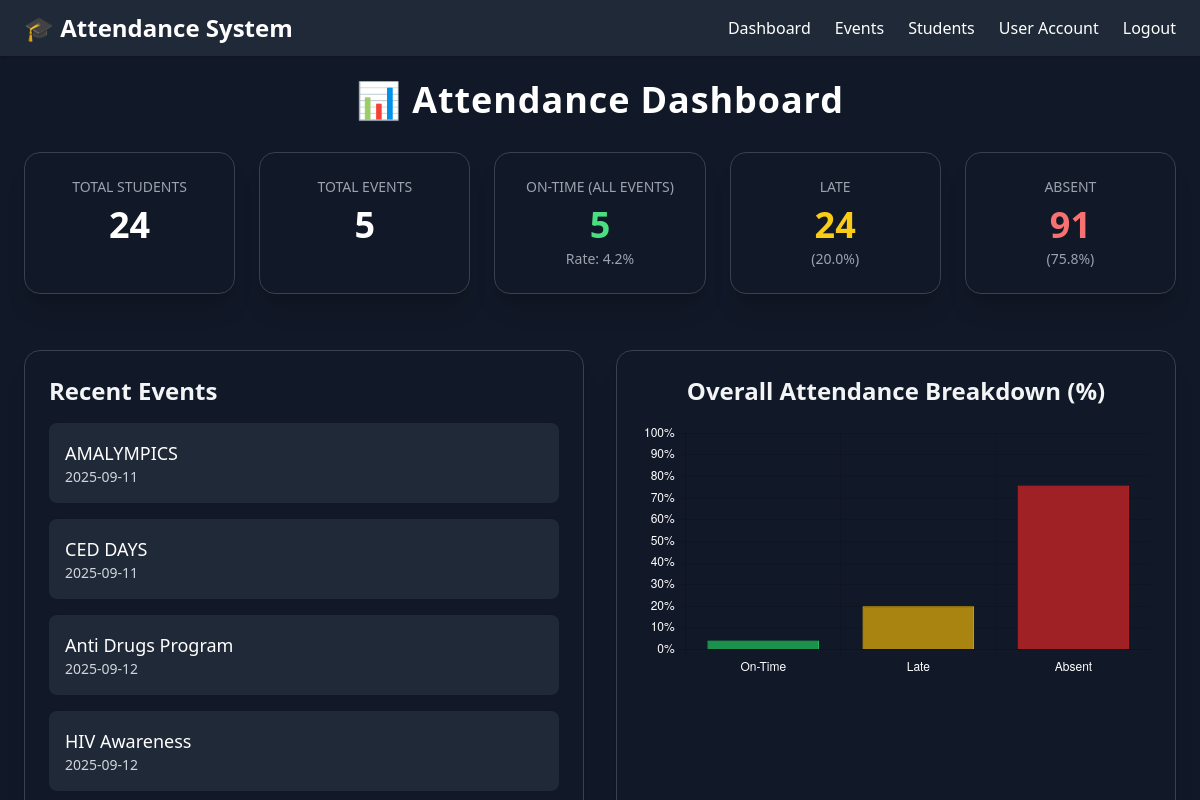
The page /dashboard (signed in) on the database its author committed.
### tables this page shows
CREATE TABLE events (
    id INTEGER PRIMARY KEY AUTOINCREMENT,
    event_name TEXT NOT NULL,
    event_date TEXT NOT NULL,
    semester TEXT NOT NULL
, cutoff_time TEXT);

### app/routes/dashboard.py (the view)
@bp.route("/dashboard")
def dashboard():
    if "user_id" not in session:
        return redirect(url_for("auth.login"))
    user_id = session["user_id"]
    user_name = session.get("username", "Officer")
    user_type = session.get("user_type", "officer")
    conn = get_db_connection()
    cur = conn.cursor()
    cur.execute("SELECT id, event_name, event_date FROM events ORDER BY event_date ASC")
    events = [dict(row) for row in cur.fetchall()]
    event_ids = [e["id"] for e in events]
    cur.execute("SELECT usn, name FROM student_info ORDER BY name ASC")
    students_raw = cur.fetchall()
    total_students = len(students_raw)
    total_events = len(events)
    if event_ids and total_students > 0:
        cur.execute(f"""
            SELECT
                SUM(CASE WHEN time_in IS NOT NULL AND time_in != '' AND time_in != 'Absent' AND time_in != 'Late' THEN 1 ELSE 0 END) AS total_present,
                SUM(CASE WHEN time_in = 'Late' THEN 1 ELSE 0 END) AS total_late
            FROM event_attendance
            WHERE event_id IN ({','.join(['?']*len(event_ids))})
        """, event_ids)
        stats = cur.fetchone()
        total_present = stats["total_present"] or 0
        total_late = stats["total_late"] or 0
        total_records = total_students * total_events
        total_absent = total_records - (total_present + total_late)
    else:
        total_records = total_present = total_late = total_absent = 0
    late_percentage = f"{(total_late/total_records*100):.1f}%" if total_records else "0%"
    absent_percentage = f"{(total_absent/total_records*100):.1f}%" if total_records else "0%"
    attendance_rate = f"{(total_present/total_records*100):.1f}%" if total_records else "0%"
    conn.close()
    return render_template(
        "dashboard.html",
        user_name=user_name,   # session username
        user_type=user_type,   # session user type
        events=events,
        total_present=total_present,
        total_late=total_late,
        total_absent=total_absent,
        attendance_rate=attendance_rate,
        late_percentage=late_percentage,
        absent_percentage=absent_percentage,
        total_students=total_students,
        total_events=total_events
    )

### app/routes/dashboard.py (called while the page is built)
def get_db_connection():
    conn = sqlite3.connect(DB_PATH)
    conn.row_factory = sqlite3.Row
    return conn

### app/templates/dashboard.html (shortened to what this page needs)
{% extends "base.html" %}
{% block content %}
<div class="flex flex-col h-full p-6 gap-8">
  <h2 class="text-4xl font-bold text-white tracking-wide text-center">📊 Attendance Dashboard</h2>
  <div class="grid grid-cols-1 sm:grid-cols-2 lg:grid-cols-5 gap-6 text-center">
    <div class="bg-gray-900 p-6 rounded-2xl shadow-xl border border-gray-700">
      <h3 class="text-gray-400 text-sm uppercase">Total Students</h3>
      <p class="text-4xl font-bold text-white mt-2">{{ total_students }}</p>
    </div>
    <div class="bg-gray-900 p-6 rounded-2xl shadow-xl border border-gray-700">
      <h3 class="text-gray-400 text-sm uppercase">Total Events</h3>
      <p class="text-4xl font-bold text-white mt-2">{{ total_events }}</p>
    </div>
    <div class="bg-gray-900 p-6 rounded-2xl shadow-xl border border-gray-700">
      <h3 class="text-gray-400 text-sm uppercase">ON-Time (All Events)</h3>
      <p class="text-4xl font-bold text-green-400 mt-2">{{ total_present }}</p>
      <p class="text-sm text-gray-400 mt-1">Rate: {{ attendance_rate }}</p>
    </div>
    <div class="bg-gray-900 p-6 rounded-2xl shadow-xl border border-gray-700">
      <h3 class="text-gray-400 text-sm uppercase">Late</h3>
      <p class="text-4xl font-bold text-yellow-400 mt-2">{{ total_late }}</p>
      <p class="text-sm text-gray-400 mt-1">({{ late_percentage }})</p>
    </div>
    <div class="bg-gray-900 p-6 rounded-2xl shadow-xl border border-gray-700">
      <h3 class="text-gray-400 text-sm uppercase">Absent</h3>
      <p class="text-4xl font-bold text-red-400 mt-2">{{ total_absent }}</p>
      <p class="text-sm text-gray-400 mt-1">({{ absent_percentage }})</p>
    </div>
  </div>
  <div class="flex flex-col lg:flex-row gap-8 mt-6">
    <div class="bg-gray-900 border border-gray-700 rounded-2xl shadow-xl flex flex-col p-6 flex-1">
      <h3 class="text-2xl font-semibold text-gray-100 mb-4">Recent Events</h3>
      <div class="grid grid-cols-1 gap-4">
        {% for event in events[:5] %}
        <div class="bg-gray-800 p-4 rounded-lg hover:bg-gray-700 transition flex justify-between items-center">
          <div>
            <p class="text-white font-medium text-lg">{{ event.event_name }}</p>
            <p class="text-gray-300 text-sm">{{ event.event_date }}</p>
          </div>
        </div>
        {% endfor %}
      </div>
    </div>
    <div class="bg-gray-900 border border-gray-700 rounded-2xl shadow-xl p-6 flex-1">
      <h3 class="text-2xl font-semibold text-gray-100 mb-4 text-center">Overall Attendance Breakdown (%)</h3>
      <canvas id="attendanceChart" class="w-full h-72"></canvas>
    </div>
  </div>
</div>
<script>
const ctx = document.getElementById('attendanceChart').getContext('2d');
new Chart(ctx, {
    type: 'bar',
    data: {
        labels: ["On-Time", "Late", "Absent"],
        datasets: [{
            label: "Percentage",
            data: [
              parseFloat("{{ attendance_rate|replace('%','') }}"),
              parseFloat("{{ late_percentage|replace('%','') }}"),
              parseFloat("{{ absent_percentage|replace('%','') }}")
            ],
            backgroundColor: [
              'rgba(34,197,94,0.7)',   // Green
              'rgba(234,179,8,0.7)',   // Yellow
              'rgba(220,38,38,0.7)'    // Red
            ],
            borderColor: [
              'rgba(34,197,94,1)',
              'rgba(234,179,8,1)',
              'rgba(220,38,38,1)'
            ],
            borderWidth: 1
        }]
    },
    options: {
        responsive: true,
        plugins: {
          legend: { display: false },
          tooltip: {
            callbacks: {
              label: (context) => context.raw + "%"
            }
          }
        },
        scales: {
          y: {
            beginAtZero: true,
            max: 100,
            ticks: { color: 'white', callback: val => val + "%" }
          },
          x: { ticks: { color: 'white' } }
        }
    }
});
</script>
{% endblock %}

### rows shown on the page
events: event_name "AMALYMPICS", event_date "2025-09-11"
events: event_name "CED DAYS", event_date "2025-09-11"
events: event_name "Anti Drugs Program", event_date "2025-09-12"
events: event_name "HIV Awareness", event_date "2025-09-12"

### other values the page prints
{{ total_students }} "24"
{{ total_events }} "5"
{{ total_present }} "5"
{{ attendance_rate }} "4.2%"
{{ total_late }} "24"
{{ late_percentage }} "20.0%"
{{ total_absent }} "91"
{{ absent_percentage }} "75.8%"
chart data {{ attendance_rate|replace('%','') }} 4.2
chart data {{ late_percentage|replace('%','') }} 20.0
chart data {{ absent_percentage|replace('%','') }} 75.8
